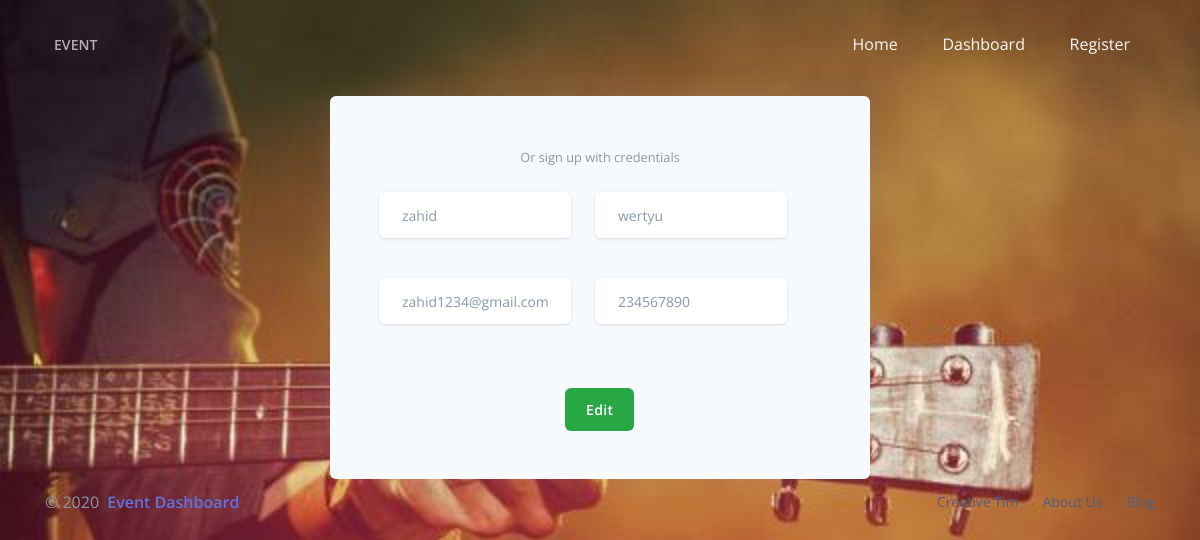
The app's page /dashboard.php?Edit=4 with its own data.
### tables this page shows
CREATE TABLE `register` (
  `id` int(11) NOT NULL,
  `name` varchar(100) NOT NULL,
  `designation` varchar(255) NOT NULL,
  `email` varchar(100) NOT NULL,
  `phone` varchar(50) NOT NULL
);

### dashboard.php (the view, shortened to what this page needs)
<?php require "header.php"; error_reporting(0); ?>
<?php if($_GET['Delete']){
    Delete();
    ?>
    <?php }else if($_GET['Edit']){
        $get_id = $_GET['Edit'];
	$select = "select * from register where id='$get_id'";
	$run = mysqli_query($connect,$select);
	$fetch = mysqli_fetch_array($run);
	$name = $fetch['1'];
	$destination = $fetch['2'];
	$email = $fetch['3'];
	$phone = $fetch['4'];
        ?>
      <div class="row justify-content-center">
        <div class="col-lg-6 col-md-8">
          <div class="card bg-secondary shadow border-0">
            <div class="card-body px-lg-5 py-lg-5" >
              <div class="text-center text-muted mb-4">
                <small>Or sign up with credentials </small>
              </div>
              <form method="post" >
                <div class="row">
                <div class="form-group mr-4 ml-3">
                  <div class="input-group input-group-alternative mb-3">
                    <div class="input-group-prepend">
                      <span class="input-group-text"></span>
                    </div>
                    <input class="form-control" name="efullname" placeholder="Name" value="<?php echo $name; ?>" type="text">
                  </div>
                </div>
                <div class="form-group">
                  <div class="input-group input-group-alternative mb-3">
                    <div class="input-group-prepend">
                      <span class="input-group-text"></span>
                    </div>
                    <input class="form-control" name="edesignation" value="<?php echo $destination; ?>"  placeholder="Destination" type="text">
                  </div>
                </div>
</div>
<div class="row">
<div class="form-group mr-4 ml-3">
  <div class="input-group input-group-alternative mb-3">
    <div class="input-group-prepend">
      <span class="input-group-text"></span>
    </div>
    <input class="form-control" name="eemaill" value="<?php echo $email; ?>"  placeholder="Email" type="text">
  </div>
</div>
<div class="form-group">
  <div class="input-group input-group-alternative mb-3">
    <div class="input-group-prepend">
      <span class="input-group-text"></span>
    </div>
    <input class="form-control" placeholder="Phone" value="<?php echo $phone; ?>"  name="ephonee" type="text">
  </div>
</div>
</div>
                <div class="text-center">
                  <button type="submit" name="ebtn" class="btn btn-success mt-4">Edit</button>
                </div>
              </form>
            </div>
          </div>
        </div>
      </div>
    </div>
<?php } ?>
            </div>
  <?php require "footer.php"; ?>

### records on screen
register: efullname "zahid", edesignation "wertyu", eemaill "zahid1234@gmail.com", ephonee "234567890"
